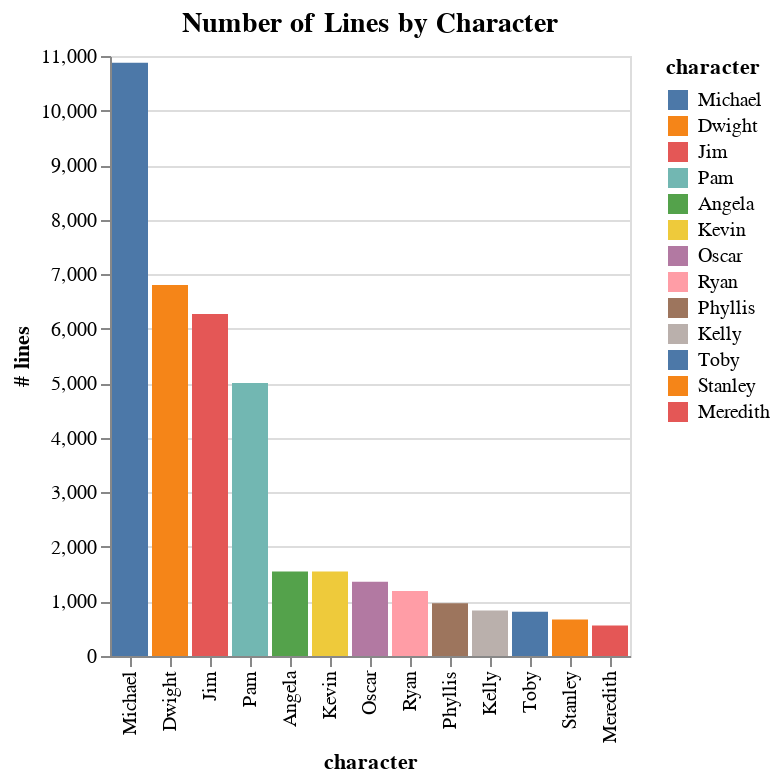

The notebook cell saved with this chart:
### Code cell
(alt.Chart(lines)
 .mark_bar()
 .encode(
     x=alt.X("character:N", 
            sort=alt.EncodingSortField(field="text", op="sum", order="descending")
            ),
     y=alt.Y("sum(text)", title = "# lines"),
     color=alt.Color("character:N",
                     sort=alt.EncodingSortField(field="text", op="sum", order="descending")
                    )
 ).properties(title="Number of Lines by Character")
 .configure(background="white")
 .configure_title(fontSize=14, anchor="middle")
)

### Figure 1 — Vega-Lite specification as saved in the notebook (floating-point values rounded to 4 significant figures)
{"usermeta": {"embedOptions": {"theme": "fivethirtyeight"}}, "config": {"view": {"continuousWidth": 400, "continuousHeight": 300}, "background": "white", "title": {"anchor": "middle", "fontSize": 14}}, "data": {"name": "data-a64f35e65186eab8556e5ac01104e347"}, "mark": "bar", "encoding": {"color": {"type": "nominal", "field": "character", "sort": {"field": "text", "op": "sum", "order": "descending"}}, "x": {"type": "nominal", "field": "character", "sort": {"field": "text", "op": "sum", "order": "descending"}}, "y": {"type": "quantitative", "aggregate": "sum", "field": "text", "title": "# lines"}}, "title": "Number of Lines by Character", "$schema": "https://vega.github.io/schema/vega-lite/v4.8.1.json", "datasets": {"data-a64f35e65186eab8556e5ac01104e347": [{"character": "Angela", "text": 1551}, {"character": "Dwight", "text": 6801}, {"character": "Jim", "text": 6268}, {"character": "Kelly", "text": 835}, {"character": "Kevin", "text": 1551}, {"character": "Meredith", "text": 558}, {"character": "Michael", "text": 10877}, {"character": "Oscar", "text": 1359}, {"character": "Pam", "text": 5006}, {"character": "Phyllis", "text": 968}, {"character": "Ryan", "text": 1191}, {"character": "Stanley", "text": 671}, {"character": "Toby", "text": 813}]}}
